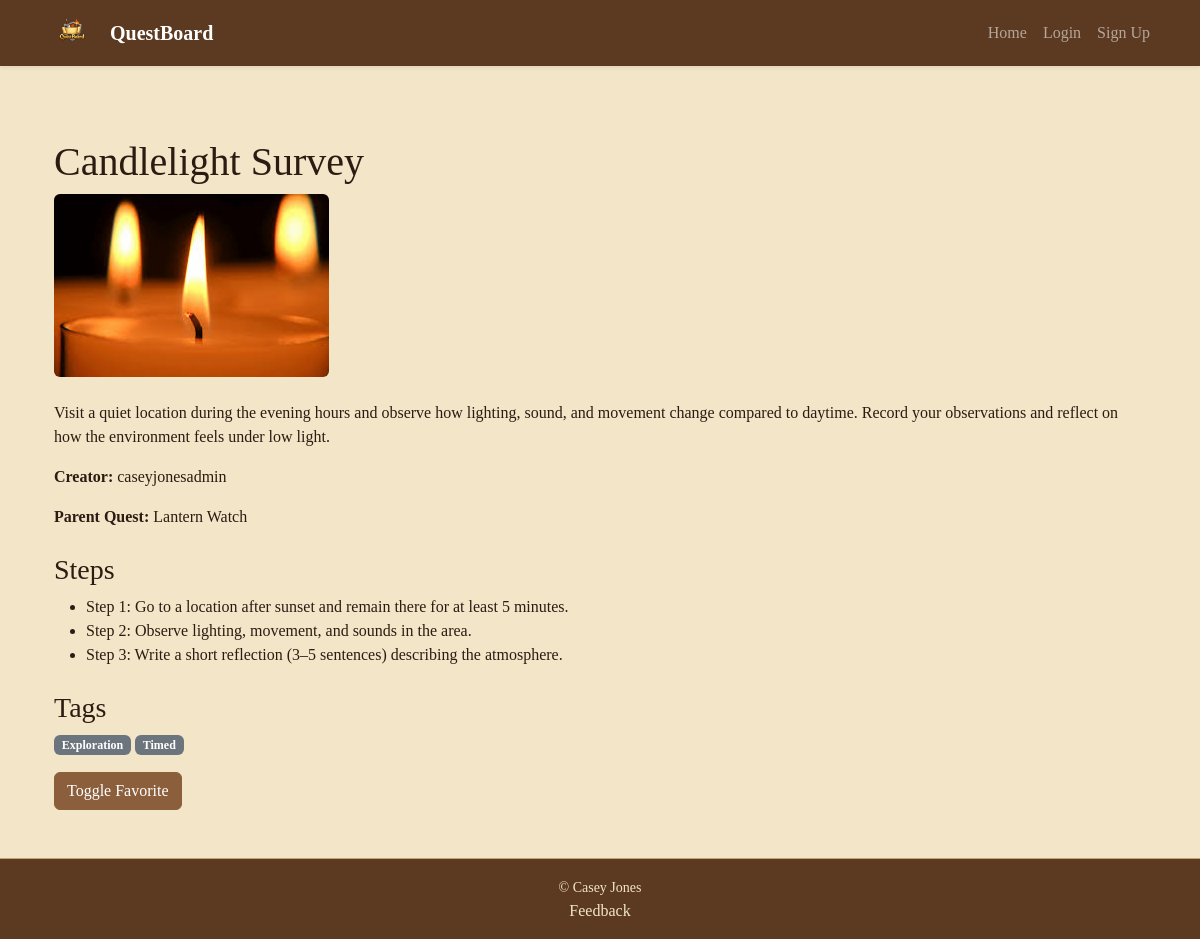
Screenshot of /quests/7/ with the database file from the repository.
### QuestBoardApp/models.py (models this page shows, shortened)
class Quest(models.Model):
    creator = models.ForeignKey(User, on_delete=models.CASCADE, related_name="quests_created")
    parent = models.ForeignKey(
        "self",
        on_delete=models.SET_NULL,
        null=True,
        blank=True,
        related_name="remixes"
    )
    title = models.CharField(max_length=120)
    description = models.TextField()
    image = models.ImageField(upload_to="quest_images/", blank=True, null=True)
    created_at = models.DateTimeField(auto_now_add=True)
    tags = models.ManyToManyField(Tag, blank=True, related_name="quests")

class QuestStep(models.Model):
    quest = models.ForeignKey(Quest, on_delete=models.CASCADE, related_name="steps")
    order = models.PositiveIntegerField()
    instruction = models.TextField()

class Tag(models.Model):
    name = models.CharField(max_length=40, unique=True)

### QuestBoardApp/views.py (the view)
# urls.py: path("quests/<int:pk>/", views.QuestDetailView.as_view(), name="quest_detail"),
class QuestDetailView(DetailView):
    model = Quest
    template_name = "QuestBoardApp/quest_detail.html"
    context_object_name = "quest"
    def get_context_data(self, **kwargs):
        context = super().get_context_data(**kwargs)
        context["favorites"] = self.request.session.get("favorites", [])
        return context

### QuestBoardApp/templates/QuestBoardApp/quest_detail.html (shortened to what this page needs)
{% extends 'base.html' %}
{% block content %}
  <div class="container mt-4">
    <h1>
      {{ quest.title }}
    </h1>
    {% if quest.image %}
      <img src="{{ quest.image.url }}" alt="{{ quest.title }}" class="img-fluid rounded mb-4" />
    {% endif %}
    <p>{{ quest.description }}</p>
    <p>
      <strong>Creator:</strong> {{ quest.creator }}
    </p>
    {% if quest.parent %}
      <p>
        <strong>Parent Quest:</strong> {{ quest.parent.title }}
      </p>
    {% endif %}
    <h3 class="mt-4">Steps</h3>
    <ul>
      {% for step in quest.steps.all %}
        <li>Step {{ step.order }}: {{ step.instruction }}</li>
      {% endfor %}
    </ul>
    <h3 class="mt-4">Tags</h3>
    <div class="mb-3">
      {% for tag in quest.tags.all %}
        <span class="badge bg-secondary">{{ tag.name }}</span>
      {% empty %}
        <span class="text-muted">No tags</span>
      {% endfor %}
    </div>
    <a href="{% url 'toggle_favorite' quest.pk %}" class="btn btn-primary">Toggle Favorite</a>
  </div>
{% endblock %}

### QuestBoardApp/static/QuestBoardApp/styles.css (style rules this page uses)
:root { --bs-primary: #8b5e3c; --bs-secondary: #5c3a21; --bs-success: #6c8b3c; --bs-danger: #9c2f2f; --bs-warning: #c99a2e; --bs-info: #7b6a4f; --bs-light: #f3e5c8; --bs-dark: #2c1b12; --bs-body-bg: #f3e5c8; --bs-body-color: #2c1b12; --bs-border-color: #c4a373; }
body { background-color: var(--bs-body-bg); color: var(--bs-body-color); font-family: "Georgia", serif; background-image: url('/static/QuestBoardApp/parchment-paper.png'); background-size: cover; }
.btn-primary { background-color: #8b5e3c; border-color: #8b5e3c; }

### rows the page displays
Quest: title "Candlelight Survey", image (picture), description "Visit a quiet location during the evening hours and observe how lighting, sound, and movement change compared to daytime. Record your observations and reflect on how the environment feels under low light.", creator "caseyjonesadmin", parent "Lantern Watch"
QuestStep: order "1", instruction "Go to a location after sunset and remain there for at least 5 minutes."
QuestStep: order "2", instruction "Observe lighting, movement, and sounds in the area."
QuestStep: order "3", instruction "Write a short reflection (3–5 sentences) describing the atmosphere."
Tag: name "Exploration"
Tag: name "Timed"
